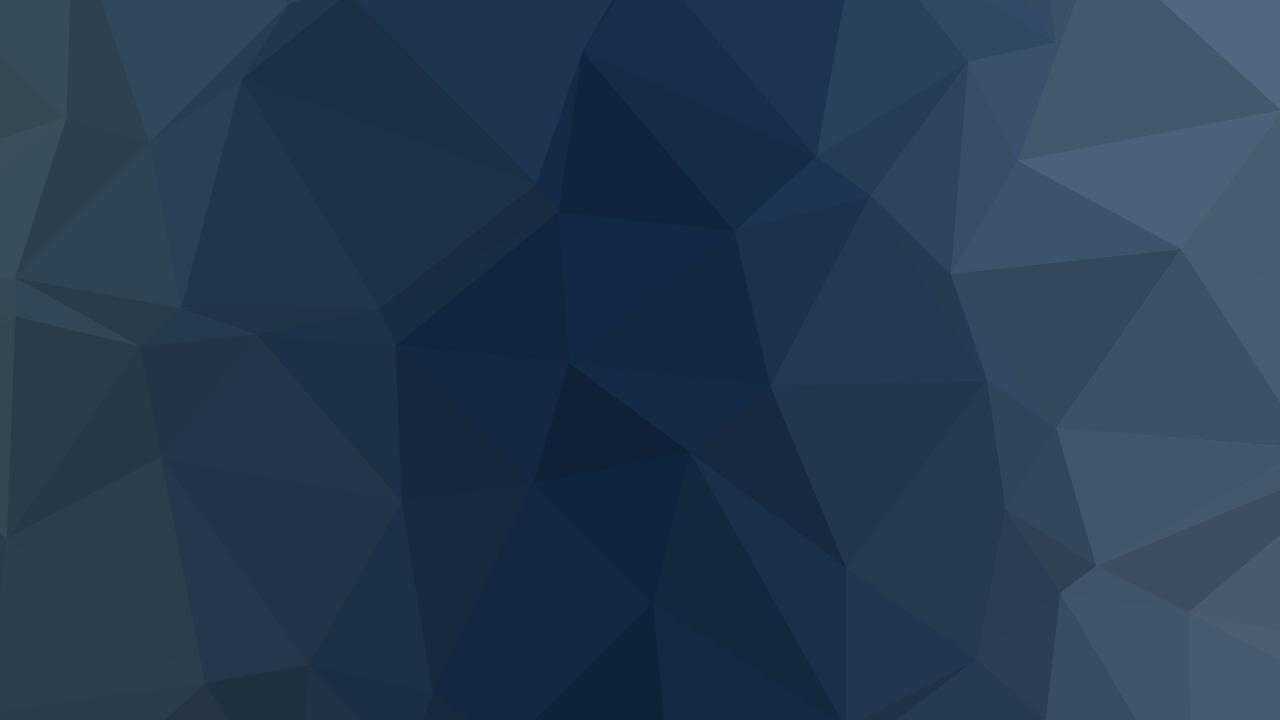
#> input picture tools/bg_dark_src.png, 1280 x 720 px, found by its file name
$ python make_bg.py tools/bg_dark_src.png main/bg_dark.c bg_dark
#> lines starting #> are read from the running program, lines starting #| are printed output that depends on the picture
"""Convert a theme background to an LVGL 8 RGB565 (byte-swapped) C image.

The image is a 320x320 centre crop so it covers the screen in both orientations
(172x320 portrait, 320x172 landscape); LVGL draws it centred.

Usage: python3 tools/make_bg.py tools/bg_dark_src.png main/bg_dark.c bg_dark
       python3 tools/make_bg.py tools/bg_light_src.png main/bg_light.c bg_light
"""
import sys
from PIL import Image

SIZE = 320
NAME = sys.argv[3]
BAYER = [[0, 8, 2, 10], [12, 4, 14, 6], [3, 11, 1, 9], [15, 7, 13, 5]]

img = Image.open(sys.argv[1]).convert("RGB")
w, h = img.size
#> w = 1280; h = 720
s = min(w, h)
#> s = 720
img = img.crop(((w - s) // 2, (h - s) // 2, (w + s) // 2, (h + s) // 2))
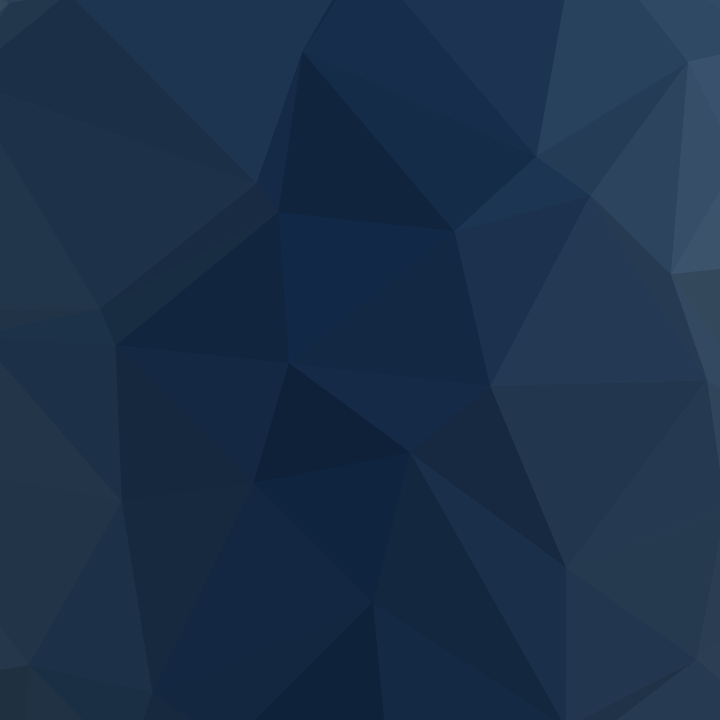
#> img: PIL image 720x720 RGB; mean R, G, B 27.2, 48.3, 73.3
img = img.resize((SIZE, SIZE), Image.LANCZOS)
#> img: PIL image 320x320 RGB

px = []
for i, (r, g, b) in enumerate(img.getdata()):
    # ordered dither so the smooth gradients don't band in RGB565
    t = BAYER[(i // SIZE) % 4][i % SIZE % 4] / 16 - 0.5
    r = min(255, max(0, int(r + t * 8)))
    g = min(255, max(0, int(g + t * 4)))
    b = min(255, max(0, int(b + t * 8)))
    v = ((r >> 3) << 11) | ((g >> 2) << 5) | (b >> 3)
    px += [(v >> 8) & 0xFF, v & 0xFF]  # swapped RGB565 (LV_COLOR_16_SWAP=1)
#> this loop made 102400 passes
#> (r, g, b, t, v) on passes 8 to 10: (40, 62, 85, 0.125, 10730), (33, 58, 78, -0.5, 8649), (36, 59, 80, 0, 8650)
#> after the loop, px = 204800 items

with open(sys.argv[2], "w") as f:
    f.write(f"/* Generated by tools/make_bg.py from {sys.argv[1]} */\n")
    f.write('#include "lvgl.h"\n\n')
    f.write(f"static const uint8_t {NAME}_map[] = {{\n")
    for i in range(0, len(px), 32):
        f.write("  " + ",".join(f"0x{v:02x}" for v in px[i:i + 32]) + ",\n")
#> this loop made 6400 passes
#> i on passes 2 to 4: 32, 64, 96
    f.write("};\n\n")
    f.write(f"const lv_img_dsc_t {NAME} = {{\n")
    f.write("  .header.cf = LV_IMG_CF_TRUE_COLOR,\n  .header.always_zero = 0,\n")
    f.write(f"  .header.w = {SIZE},\n  .header.h = {SIZE},\n")
    f.write(f"  .data_size = {len(px)},\n  .data = {NAME}_map,\n}};\n")
